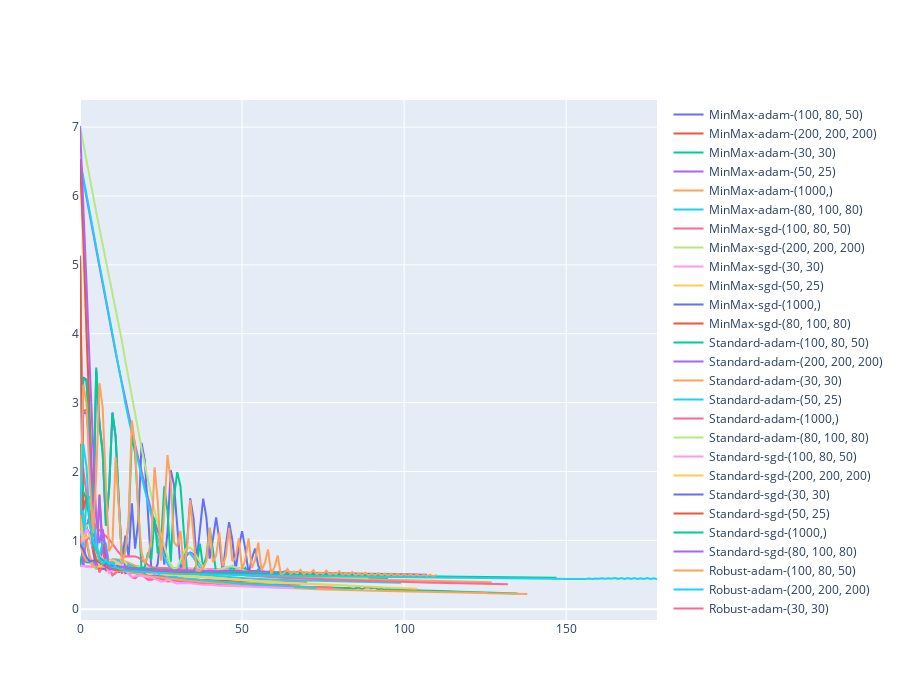

The notebook cell this image was saved under:
### Code cell
fig = go.Figure()
for key in loss_curves.keys():
    fig.add_trace(go.Line(x=list(range(len(loss_curves[key]))),
                           y=loss_curves[key],
                           name=key))
fig.update_layout({"height": 700})
fig.show()
